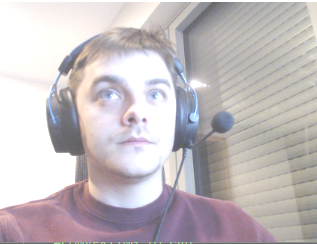
#> input picture tim-bright.png, 317 x 244 px
$ python treshold.py
#> lines starting #> are read from the running program, lines starting #| are printed output that depends on the picture; after the words box and inside, x2 and y2 are one past the last pixel; in counts of white or black regions, pixels touching at a corner belong together
from doctest import DocTestRunner
from re import M
import cv2 as cv
import numpy as np

# [8 lines of commented-out code are left out]

def convolve(img,kernel):
    (iH,iW)=img.shape[:2]
    (kH,kW)=kernel.shape[:2]
    pad = (kW - 1) // 2
    if(kW == 2):
        pad = 1
    img = cv.copyMakeBorder(img, pad, pad, pad, pad,
		cv.BORDER_REPLICATE)
    output = np.zeros((iH, iW), dtype="float32") #float32
    for y in np.arange(pad,iH+pad): #med intervalom
        for x in np.arange(pad,iW+pad):
            roi = img[y-pad:y +pad +1, x -pad:x+pad+1] #extrectam mini sliko iz originalne slike : pomeni npr. 0-3 ali kaj druga  roi=region of interest
            k = (roi * kernel).sum()
            #print(k)
            output[y-pad, x -pad] = k

    #output = (255*(output - np.min(output))/np.ptp(output)).astype(int)
    #output =((output - output.min()) * (1/(output.max() - output.min()) * 255)).astype('uint8')
    output = np.absolute(output)
    output = np.uint8(255*output/np.max(output))
    #output = (output * 255).astype("uint8")
    #output =(((output + output.min()) / output.max() ) * 255).astype('uint8')
    return output

def convolveRob(img,kernel):
    (iH,iW)=img.shape[:2]
    (kH,kW)=kernel.shape[:2]
    pad = 1
    img = cv.copyMakeBorder(img, pad, pad, pad, pad,
		cv.BORDER_REPLICATE)
    output = np.zeros((iH, iW), dtype="float32") #float32
    for y in np.arange(pad,iH+pad): #med intervalom
        for x in np.arange(pad,iW+pad):
            roi = img[y-pad:y +pad , x -pad:x+pad] #extrectam mini sliko iz originalne slike : pomeni npr. 0-3 ali kaj druga  roi=region of interest
            k = (roi * kernel).sum()

            output[y-pad, x -pad] = k

    #output = (255*(output - np.min(output))/np.ptp(output)).astype(int)
    #output =((output - output.min()) * (1/(output.max() - output.min()) * 255)).astype('uint8')
    #output =(((output + output.min()) / output.max() ) * 255).astype('uint8')
    output = np.absolute(output)
    output = np.uint8(255*output/np.max(output))
    #output = (output * 255).astype("uint8")
    return output

def combine(gx,gy):
    (iH,iW)=gx.shape[:2]
    output = np.zeros((iH, iW), dtype="float32") #float32
    for i in range(0,iW,1): #height
        for j in range(0,iH,1): #width
            px = gx[j,i]
            py = gy[j,i]
            absol = int(abs(gx[j,i]))+int(abs(gy[j,i]))
            '''if(absol > 255):
                output[j,i]=255
            else:'''
            x = output[j,i]
            output[j,i]=(absol)
    #output =((output - output.min()) * (1/(output.max() - output.min()) * 255)).astype('uint8')
    #output =(((output + output.min()) / output.max() ) * 255).astype('uint8')
    output = np.absolute(output)
    output = np.uint8(255*output/np.max(output))
    #output = (output * 255).astype("uint8")
    return output


img = cv.imread('tim-bright.png') #BGR
#> img is the input picture: shape (244, 317, 3); mean B, G, R 192, 189.2, 196.3

# [4 lines of commented-out code are left out]

gray = cv.cvtColor(img, cv.COLOR_BGR2GRAY)
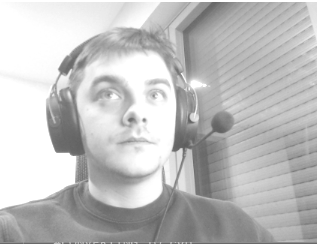
#> gray: shape (244, 317); min 92, max 255, mean 191.6
blur = cv.GaussianBlur(gray,(3,3),cv.BORDER_DEFAULT) #PRAŠTECILA(7,7)
#blur = cv.resize(blur,(100,100))

cv.imshow('pepe',blur)

#kernel roberts  \begin{equation*} G = \sqrt{G_x^2 * G_y^2} \end{equation*} ------------------------------------------------------------------------------------

_array1 = np.array((
	[1, 0],
	[0,  -1]
    ), dtype="int")

output1 = convolveRob(blur,_array1)
#> in convolveRob, `img = cv.copyMakeBorder(img, pad, pad, pad, pad, cv.BORDER_REPLICATE)`:
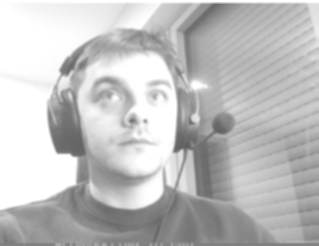
#> img: shape (246, 319); min 94, max 255, mean 191.8
cv.imshow("original", gray)
#cv.imshow(" roberts x convolve", output1)

_array2 = np.array((
	[-1, 0],
	[0,  1]
    ), dtype="int")

output2 = convolveRob(blur,_array2)

#cv.imshow(" roberts y convolve", output2)
output = combine(output1,output2)
cv.imshow(" roberts combined convolve", output)

#canny
canny = cv.Canny(blur,125,175) #blur zmanjša število risov
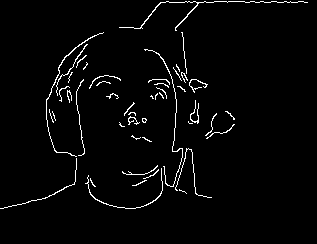
#> canny: shape (244, 317); 2.7% white in thin lines or dots, all inside (x1, y1, x2, y2) = (0, 1, 308, 209)
cv.imshow('canny',canny)

#prewit skalrani produkt mase  v novi array |absolut gx lpus absolut gy -----------------------------------------------------------------------------------------------
_array3 = np.array((
	[1,0,-1],
	[1,0,-1],
    [1,0,-1]
    ), dtype="int")

output3 = convolve(blur,_array3)
#> after the loop in convolve, `for y in np.arange(pad,iH+pad):`:
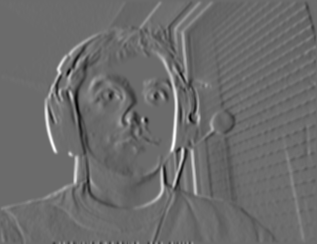
#> output: shape (244, 317) float32; min -201, max 274, mean 1.1; drawn with min black and max white

#cv.imshow(" prewit x convolve", output3)

_array4 = np.array((
	[1,1,1],
	[0,0,0],
    [-1,-1,-1]
    ), dtype="int")

output4 = convolve(blur,_array4)
#> after the loop in convolve (call 2), `for y in np.arange(pad,iH+pad):`:
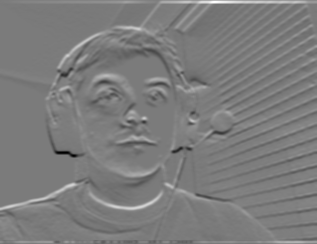
#> output: shape (244, 317) float32; min -283, max 302, mean 2.9; drawn with min black and max white

#cv.imshow(" prewit y convolve", output4)
output = combine(output3,output4)
#> after the loop in combine (call 2), `for i in range(0,iW,1):`:
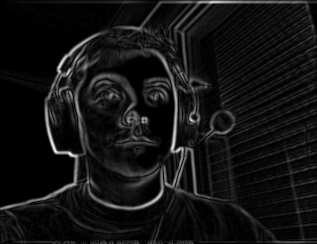
#> output: shape (244, 317) float32; min 0, max 339, mean 26.3; drawn with min black and max white
cv.imshow(" prewit combined convolve", output)


#sobel---------------------------------------------------------------------------------------------------------------------------------------------


_array5 = np.array((
	[-1,0,1],
	[-2,0,2],
    [-1,0,1]
    ), dtype="int")
output5 = convolve(blur,_array5)
#> after the loop in convolve (call 3), `for y in np.arange(pad,iH+pad):`:
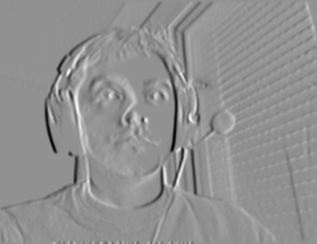
#> output: shape (244, 317) float32; min -366, max 274, mean -1.4; drawn with min black and max white

#cv.imshow(" sobel x convolve", output5)

_array6 = np.array((
	[1,2,1],
	[0,0,0],
    [-1,-2,-1]
    ), dtype="int")
output6 = convolve(blur,_array6)

#cv.imshow(" sobel y convolve", output6)

output = combine(output5,output6)
cv.imshow(" sobel combined convolve", output)
#imgSobel = cv.Sobel(blur, cv.CV_32F, 0,1, ksize=3)
#cv.imshow('real sobel',imgSobel)# TRESHOLD ZA NASLEDNO NALOGO
cv.waitKey(0)

#manhant
#seštevaš absolutne vrednosti razlik med slikami točk pikslov
# algoritme zapisan postopek k povprečje 68 zapisan
'''
odgovori na vprašanja:
1. Kje se pojavijo razlike pri detekciji robov nad temno in svetlo sliko in zakaj?
razlike se predvsem pojavijo pri številu zajetih robov in posledično jasnosti slike.
bolj kot osvetliš sliko(30%) bolj pridejo do izstopa robovi. težje je razločiti robove ko je slika temnejša / PREHODI so težje za zaznat
2.Zakaj je pred uporabo detektorja robov smiselno uporabiti filter za glajenje?
filter odstrani odvečni šum in posledično  prikaže robove bolj razločno/natačno.
3.Kaj nam pove gradient slike? Kako se uporablja pri detektorjih robov?
je sprememba intenzivnosti slike ali sprememba barve na sliki.
enačenje gradientov gc + gy nam bi naj pomagalo še odstranil odvečni šum in prikazati robove bolj natančno.
'''
